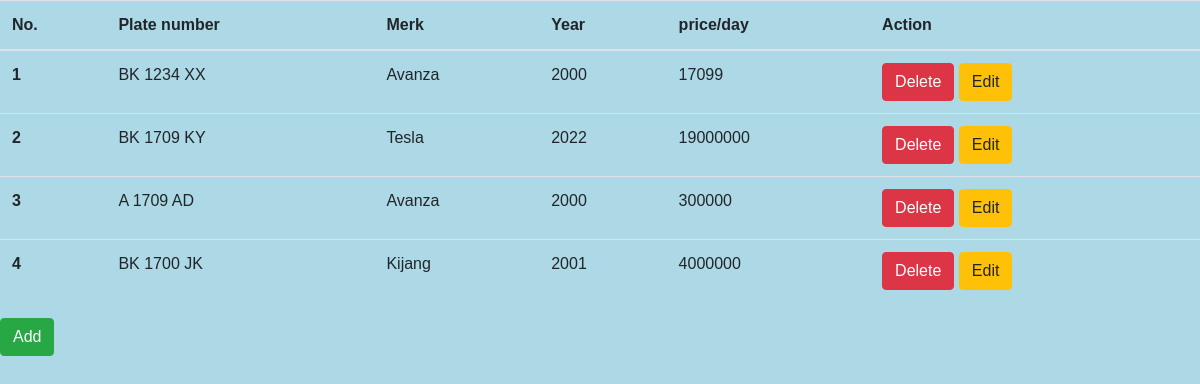
Screenshot of /mobil.php with the database file from the repository.
### tables this page shows
CREATE TABLE `mobil` (
  `id_mobil` int(11) NOT NULL,
  `no_polisi` varchar(12) NOT NULL,
  `merk` varchar(90) NOT NULL,
  `tahun` varchar(10) NOT NULL,
  `harga` double NOT NULL,
  `s_mobil` varchar(20) NOT NULL
);

### mobil.php (the view, shortened to what this page needs)
<!DOCTYPE html>
<html lang="en">
<head>
</head>
<body>
<!doctype html>
<html lang="en">
  <head>
    <link rel="stylesheet" href="https://cdn.jsdelivr.net/npm/bootstrap@4.3.1/dist/css/bootstrap.min.css">
  </head>
  <body>
      <?php
      include("koneksi.php");
      $cari=mysqli_query($koneksi, "select * from mobil") or die (mysqli_error());
      ?>
  <table class="table table-hover">
  <thead>
    <tr>
      <th >No.</th>
      <th >Plate number</th>
      <th>Merk</th>
      <th>Year</th>
      <th >price/day</th>
      <th>Action</th>
    </tr>
  </thead>
  <tbody>
      <?php
      $no = 1;
        while ($data=mysqli_fetch_array($cari)){
      ?>
    <tr>
      <th scope="row"><?php echo $no; ?></th>
      <td><?php echo $data['no_polisi']; ?></td>
      <td><?php echo $data['merk']; ?></td>
      <td><?php echo $data['tahun']; ?></td>
      <td><?php echo $data['harga']; ?></td>
      <td>
          <a href="?x=hmobil&id=<?php echo $data['id_mobil']; ?>" class="btn btn-danger">Delete</a>
          <a href="?x=emobil&id=<?php echo $data['id_mobil']; ?> " class="btn btn-warning">Edit</a>
    </td>
    </tr>
  <?php
    $no++;
    }
  ?>
  </tbody>
</table>
<a href="?x=tmobil" class="btn btn-success">Add</a>
  </body>
</html>
</body>
</html>

### mobil.php (style rules this page uses)
body { background-color:lightblue; font-family: arial; }

### rows the page displays
mobil: no_polisi "BK 1234 XX", merk "Avanza", tahun "2000", harga "17099"
mobil: no_polisi "BK 1709 KY", merk "Tesla", tahun "2022", harga "19000000"
mobil: no_polisi "A 1709 AD", merk "Avanza", tahun "2000", harga "300000"
mobil: no_polisi "BK 1700 JK", merk "Kijang", tahun "2001", harga "4000000"
